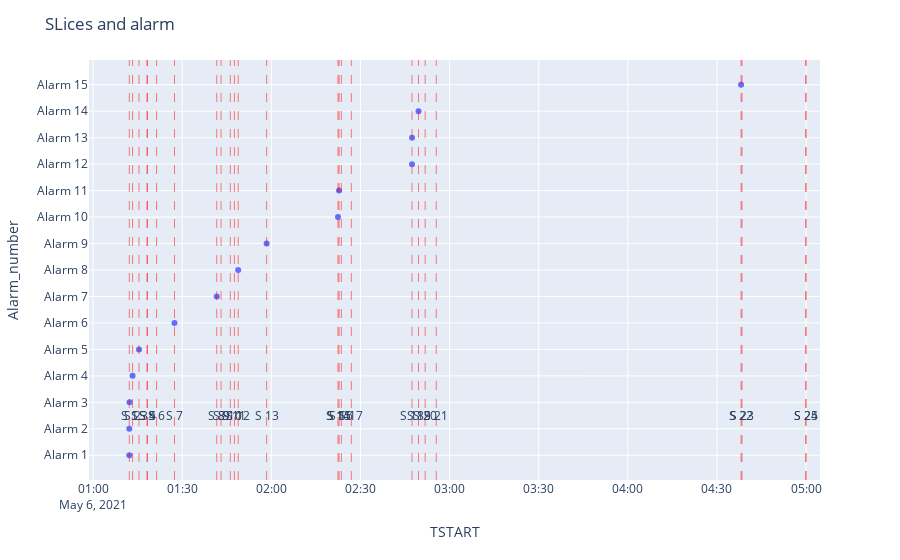

Notebook cell for this chart:
### Code cell
fig = px.scatter(data_algo, x="TSTART",y="Alarm_number",hover_name="Alarm_number",  hover_data=['MESSAGE', 'TSTART', 'TEND'])

# fig.update_traces(textposition='top center')

fig.add_vline(x=data.s_start[1], line_width=0.5, line_dash="dash", line_color="red" )
fig.add_annotation(x=data.s_start[1], text=f"{data.loc[1, 'Slices']}",align="center",
                   yanchor='auto', showarrow=False)

for i in range(1, len(data)):
    fig.add_vline(x=data.s_end[i+1], line_width=0.5, line_dash="dash", line_color="red")
    if i == len(data):
        fig.add_annotation(
            x=data.s_end[i+1], text=f"S {25}",
            yanchor='middle', showarrow=False, valign  ="Slide name")
    else:
        fig.add_annotation(
            x=data.s_end[i+1], text=f"S {i+1}",
            yanchor='middle', showarrow=False)
    
# annotation_text=data.loc[i+1, 'Slices']*len(data)
# for i in range(len(data)):
# i = 0
# fig.add_vline(x=data.s_end[i+1].timestamp() * 1000, line_width=0.5, line_dash="dash", line_color="red",
#                   annotation_text=data.loc[i+1, 'Slices'])
# i += 2
# fig.add_vline(x=data.s_end[i+1].timestamp() * 1000, line_width=0.5, line_dash="dash", line_color="red",
# ['auto', 'top', 'middle', 'bottom']
fig.update_layout(
    height=400,
    title_text='SLices and alarm'
)
fig.show()

### Figure 1 — Plotly figure (JSON) as saved in the notebook; plotly's stock layout.template omitted (floating-point values rounded to 4 significant figures)
{"data": [{"customdata": [["Battery Charger Failure Cleared", "2021-05-06T01:18:16+00:00"], ["LVPS Line Failure Cleared", "2021-05-06T01:18:16+00:00"], ["LVPS Line Failure Cleared", "2021-05-06T01:18:12+00:00"], ["Train in Full Manual Mode Cleared", "2021-05-06T01:21:23+00:00"], ["Emergency Brake Trainline Deenergized VATC Cleared", "2021-05-06T01:46:12+00:00"], ["Inaccurate Station Stop Short Cleared", "2021-05-06T01:43:05+00:00"], ["Train Failed to Arrive Cleared", "2021-05-06T01:47:35+00:00"], ["Emergency Brake Trainline Deenergized VATC Cleared", "2021-05-06T04:59:58+00:00"], ["Inaccurate Station Stop Short Cleared", "2021-05-06T04:59:54+00:00"], ["Train Failed to Arrive Cleared", "2021-05-06T02:26:56+00:00"], ["Unscheduled Stop Cleared", "2021-05-06T02:23:34+00:00"], ["Battery Charger Failure Cleared", "2021-05-06T02:51:47+00:00"], ["LVPS Line Failure Cleared", "2021-05-06T02:51:47+00:00"], ["Summary Doors Failed to Close Cleared", "2021-05-06T02:55:31+00:00"], ["Unscheduled Stop Cleared", "2021-05-06T04:38:25+00:00"]], "hovertemplate": "<b>%{hovertext}</b><br><br>TSTART=%{x}<br>Alarm_number=%{y}<br>MESSAGE=%{customdata[0]}<br>TEND=%{customdata[1]}<extra></extra>", "hovertext": ["Alarm 1", "Alarm 2", "Alarm 3", "Alarm 4", "Alarm 5", "Alarm 6", "Alarm 7", "Alarm 8", "Alarm 9", "Alarm 10", "Alarm 11", "Alarm 12", "Alarm 13", "Alarm 14", "Alarm 15"], "legendgroup": "", "marker": {"color": "#636efa", "symbol": "circle"}, "mode": "markers", "name": "", "orientation": "v", "showlegend": false, "type": "scatter", "x": ["2021-05-06T01:12:12+00:00", "2021-05-06T01:12:12+00:00", "2021-05-06T01:12:16+00:00", "2021-05-06T01:13:18+00:00", "2021-05-06T01:15:28+00:00", "2021-05-06T01:27:25+00:00", "2021-05-06T01:41:38+00:00", "2021-05-06T01:48:51+00:00", "2021-05-06T01:58:25+00:00", "2021-05-06T02:22:27+00:00", "2021-05-06T02:22:48+00:00", "2021-05-06T02:47:22+00:00", "2021-05-06T02:47:22+00:00", "2021-05-06T02:49:33+00:00", "2021-05-06T04:38:07+00:00"], "xaxis": "x", "y": ["Alarm 1", "Alarm 2", "Alarm 3", "Alarm 4", "Alarm 5", "Alarm 6", "Alarm 7", "Alarm 8", "Alarm 9", "Alarm 10", "Alarm 11", "Alarm 12", "Alarm 13", "Alarm 14", "Alarm 15"], "yaxis": "y"}], "layout": {"annotations": [{"align": "center", "showarrow": false, "text": "S 1", "x": "2021-05-06T01:12:12+00:00", "y": 1.5, "yanchor": "auto"}, {"showarrow": false, "text": "S 2", "x": "2021-05-06T01:13:18+00:00", "y": 1.5, "yanchor": "middle"}, {"showarrow": false, "text": "S 3", "x": "2021-05-06T01:15:28+00:00", "y": 1.5, "yanchor": "middle"}, {"showarrow": false, "text": "S 4", "x": "2021-05-06T01:18:12+00:00", "y": 1.5, "yanchor": "middle"}, {"showarrow": false, "text": "S 5", "x": "2021-05-06T01:18:16+00:00", "y": 1.5, "yanchor": "middle"}, {"showarrow": false, "text": "S 6", "x": "2021-05-06T01:21:23+00:00", "y": 1.5, "yanchor": "middle"}, {"showarrow": false, "text": "S 7", "x": "2021-05-06T01:27:25+00:00", "y": 1.5, "yanchor": "middle"}, {"showarrow": false, "text": "S 8", "x": "2021-05-06T01:41:38+00:00", "y": 1.5, "yanchor": "middle"}, {"showarrow": false, "text": "S 9", "x": "2021-05-06T01:43:05+00:00", "y": 1.5, "yanchor": "middle"}, {"showarrow": false, "text": "S 10", "x": "2021-05-06T01:46:12+00:00", "y": 1.5, "yanchor": "middle"}, {"showarrow": false, "text": "S 11", "x": "2021-05-06T01:47:35+00:00", "y": 1.5, "yanchor": "middle"}, {"showarrow": false, "text": "S 12", "x": "2021-05-06T01:48:51+00:00", "y": 1.5, "yanchor": "middle"}, {"showarrow": false, "text": "S 13", "x": "2021-05-06T01:58:25+00:00", "y": 1.5, "yanchor": "middle"}, {"showarrow": false, "text": "S 14", "x": "2021-05-06T02:22:27+00:00", "y": 1.5, "yanchor": "middle"}, {"showarrow": false, "text": "S 15", "x": "2021-05-06T02:22:48+00:00", "y": 1.5, "yanchor": "middle"}, {"showarrow": false, "text": "S 16", "x": "2021-05-06T02:23:34+00:00", "y": 1.5, "yanchor": "middle"}, {"showarrow": false, "text": "S 17", "x": "2021-05-06T02:26:56+00:00", "y": 1.5, "yanchor": "middle"}, {"showarrow": false, "text": "S 18", "x": "2021-05-06T02:47:22+00:00", "y": 1.5, "yanchor": "middle"}, {"showarrow": false, "text": "S 19", "x": "2021-05-06T02:49:33+00:00", "y": 1.5, "yanchor": "middle"}, {"showarrow": false, "text": "S 20", "x": "2021-05-06T02:51:47+00:00", "y": 1.5, "yanchor": "middle"}, {"showarrow": false, "text": "S 21", "x": "2021-05-06T02:55:31+00:00", "y": 1.5, "yanchor": "middle"}, {"showarrow": false, "text": "S 22", "x": "2021-05-06T04:38:07+00:00", "y": 1.5, "yanchor": "middle"}, {"showarrow": false, "text": "S 23", "x": "2021-05-06T04:38:25+00:00", "y": 1.5, "yanchor": "middle"}, {"showarrow": false, "text": "S 24", "x": "2021-05-06T04:59:54+00:00", "y": 1.5, "yanchor": "middle"}, {"showarrow": false, "text": "S 25", "x": "2021-05-06T04:59:58+00:00", "y": 1.5, "yanchor": "middle"}], "autosize": true, "dragmode": "pan", "legend": {"tracegroupgap": 0}, "margin": {"t": 60}, "shapes": [{"line": {"color": "red", "dash": "dash", "width": 0.5}, "type": "line", "x0": "2021-05-06T01:12:12+00:00", "x1": "2021-05-06T01:12:12+00:00", "xref": "x", "y0": 0, "y1": 1, "yref": "y domain"}, {"line": {"color": "red", "dash": "dash", "width": 0.5}, "type": "line", "x0": "2021-05-06T01:13:18+00:00", "x1": "2021-05-06T01:13:18+00:00", "xref": "x", "y0": 0, "y1": 1, "yref": "y domain"}, {"line": {"color": "red", "dash": "dash", "width": 0.5}, "type": "line", "x0": "2021-05-06T01:15:28+00:00", "x1": "2021-05-06T01:15:28+00:00", "xref": "x", "y0": 0, "y1": 1, "yref": "y domain"}, {"line": {"color": "red", "dash": "dash", "width": 0.5}, "type": "line", "x0": "2021-05-06T01:18:12+00:00", "x1": "2021-05-06T01:18:12+00:00", "xref": "x", "y0": 0, "y1": 1, "yref": "y domain"}, {"line": {"color": "red", "dash": "dash", "width": 0.5}, "type": "line", "x0": "2021-05-06T01:18:16+00:00", "x1": "2021-05-06T01:18:16+00:00", "xref": "x", "y0": 0, "y1": 1, "yref": "y domain"}, {"line": {"color": "red", "dash": "dash", "width": 0.5}, "type": "line", "x0": "2021-05-06T01:21:23+00:00", "x1": "2021-05-06T01:21:23+00:00", "xref": "x", "y0": 0, "y1": 1, "yref": "y domain"}, {"line": {"color": "red", "dash": "dash", "width": 0.5}, "type": "line", "x0": "2021-05-06T01:27:25+00:00", "x1": "2021-05-06T01:27:25+00:00", "xref": "x", "y0": 0, "y1": 1, "yref": "y domain"}, {"line": {"color": "red", "dash": "dash", "width": 0.5}, "type": "line", "x0": "2021-05-06T01:41:38+00:00", "x1": "2021-05-06T01:41:38+00:00", "xref": "x", "y0": 0, "y1": 1, "yref": "y domain"}, {"line": {"color": "red", "dash": "dash", "width": 0.5}, "type": "line", "x0": "2021-05-06T01:43:05+00:00", "x1": "2021-05-06T01:43:05+00:00", "xref": "x", "y0": 0, "y1": 1, "yref": "y domain"}, {"line": {"color": "red", "dash": "dash", "width": 0.5}, "type": "line", "x0": "2021-05-06T01:46:12+00:00", "x1": "2021-05-06T01:46:12+00:00", "xref": "x", "y0": 0, "y1": 1, "yref": "y domain"}, {"line": {"color": "red", "dash": "dash", "width": 0.5}, "type": "line", "x0": "2021-05-06T01:47:35+00:00", "x1": "2021-05-06T01:47:35+00:00", "xref": "x", "y0": 0, "y1": 1, "yref": "y domain"}, {"line": {"color": "red", "dash": "dash", "width": 0.5}, "type": "line", "x0": "2021-05-06T01:48:51+00:00", "x1": "2021-05-06T01:48:51+00:00", "xref": "x", "y0": 0, "y1": 1, "yref": "y domain"}, {"line": {"color": "red", "dash": "dash", "width": 0.5}, "type": "line", "x0": "2021-05-06T01:58:25+00:00", "x1": "2021-05-06T01:58:25+00:00", "xref": "x", "y0": 0, "y1": 1, "yref": "y domain"}, {"line": {"color": "red", "dash": "dash", "width": 0.5}, "type": "line", "x0": "2021-05-06T02:22:27+00:00", "x1": "2021-05-06T02:22:27+00:00", "xref": "x", "y0": 0, "y1": 1, "yref": "y domain"}, {"line": {"color": "red", "dash": "dash", "width": 0.5}, "type": "line", "x0": "2021-05-06T02:22:48+00:00", "x1": "2021-05-06T02:22:48+00:00", "xref": "x", "y0": 0, "y1": 1, "yref": "y domain"}, {"line": {"color": "red", "dash": "dash", "width": 0.5}, "type": "line", "x0": "2021-05-06T02:23:34+00:00", "x1": "2021-05-06T02:23:34+00:00", "xref": "x", "y0": 0, "y1": 1, "yref": "y domain"}, {"line": {"color": "red", "dash": "dash", "width": 0.5}, "type": "line", "x0": "2021-05-06T02:26:56+00:00", "x1": "2021-05-06T02:26:56+00:00", "xref": "x", "y0": 0, "y1": 1, "yref": "y domain"}, {"line": {"color": "red", "dash": "dash", "width": 0.5}, "type": "line", "x0": "2021-05-06T02:47:22+00:00", "x1": "2021-05-06T02:47:22+00:00", "xref": "x", "y0": 0, "y1": 1, "yref": "y domain"}, {"line": {"color": "red", "dash": "dash", "width": 0.5}, "type": "line", "x0": "2021-05-06T02:49:33+00:00", "x1": "2021-05-06T02:49:33+00:00", "xref": "x", "y0": 0, "y1": 1, "yref": "y domain"}, {"line": {"color": "red", "dash": "dash", "width": 0.5}, "type": "line", "x0": "2021-05-06T02:51:47+00:00", "x1": "2021-05-06T02:51:47+00:00", "xref": "x", "y0": 0, "y1": 1, "yref": "y domain"}, {"line": {"color": "red", "dash": "dash", "width": 0.5}, "type": "line", "x0": "2021-05-06T02:55:31+00:00", "x1": "2021-05-06T02:55:31+00:00", "xref": "x", "y0": 0, "y1": 1, "yref": "y domain"}, {"line": {"color": "red", "dash": "dash", "width": 0.5}, "type": "line", "x0": "2021-05-06T04:38:07+00:00", "x1": "2021-05-06T04:38:07+00:00", "xref": "x", "y0": 0, "y1": 1, "yref": "y domain"}, {"line": {"color": "red", "dash": "dash", "width": 0.5}, "type": "line", "x0": "2021-05-06T04:38:25+00:00", "x1": "2021-05-06T04:38:25+00:00", "xref": "x", "y0": 0, "y1": 1, "yref": "y domain"}, {"line": {"color": "red", "dash": "dash", "width": 0.5}, "type": "line", "x0": "2021-05-06T04:59:54+00:00", "x1": "2021-05-06T04:59:54+00:00", "xref": "x", "y0": 0, "y1": 1, "yref": "y domain"}, {"line": {"color": "red", "dash": "dash", "width": 0.5}, "type": "line", "x0": "2021-05-06T04:59:58+00:00", "x1": "2021-05-06T04:59:58+00:00", "xref": "x", "y0": 0, "y1": 1, "yref": "y domain"}], "title": {"text": "SLices and alarm"}, "xaxis": {"anchor": "y", "autorange": true, "domain": [0, 1], "range": ["2021-05-06 00:58:51.3176", "2021-05-06 05:04:29.994"], "title": {"text": "TSTART"}, "type": "date"}, "yaxis": {"anchor": "x", "autorange": true, "domain": [0, 1], "range": [-1.035, 15.04], "title": {"text": "Alarm_number"}, "type": "category"}}}
